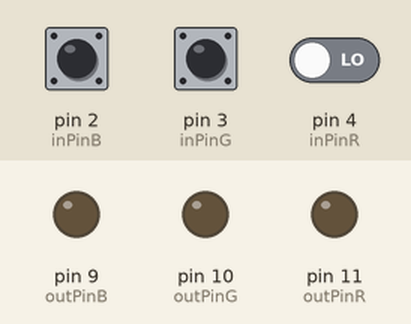
A sketch run on a simulated Arduino Uno, built with avr-gcc and run on an emulated ATmega328P. Shown: output pins drawn as LEDs (lit = HIGH). Inputs (shaded band) come from the test bench; at power-on: pin 2 (inPinB) LOW, pin 3 (inPinG) LOW, pin 4 (inPinR) LOW.

Above: at 1.2 s.
1.3 s: pin 2 (inPinB) driven HIGH
At 2.5 s:
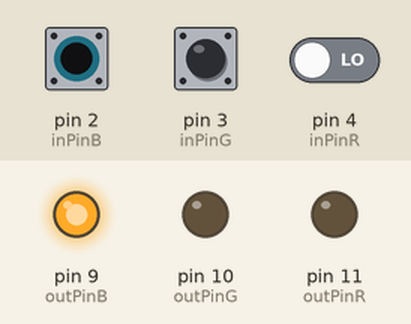
2.8 s: pin 3 (inPinG) driven HIGH
At 3.4 s:
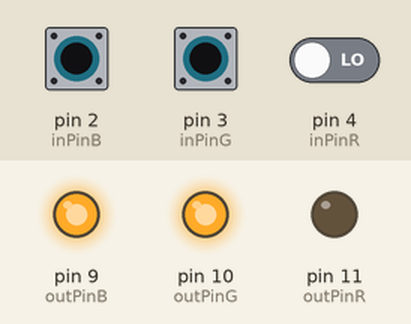
4.3 s: pin 4 (inPinR) driven HIGH
At 5.4 s:
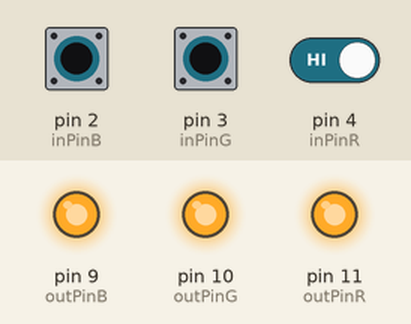
5.8 s: pin 2 (inPinB) pulsed LOW 5 times (0.12 s each, 0.3 s apart)
At 8.1 s:
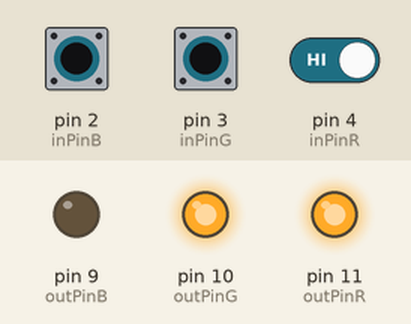
8.8 s: pin 3 (inPinG) pulsed LOW 2 times (0.12 s each, 0.3 s apart)
At 9.08 s:
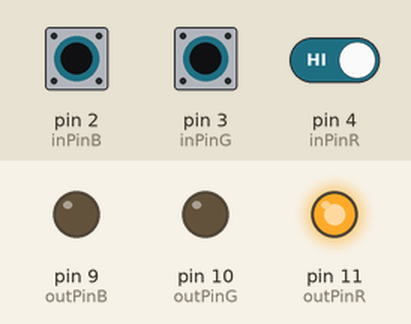
Timing chart, 0 to 11.8 s (numbered marks = the images above; inputs shaded):
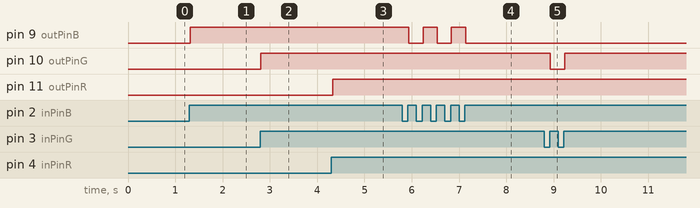

The sketch:

Project005__ColourMix_Manual.ino
```cpp
 // Topmost button | Red
const int inPinR = 4;
const int outPinR = 11;
int currentStateR = LOW;
int previousStateR = LOW;
int outStateR = LOW;

// Niddle button | Green
const int inPinG = 3;
const int outPinG = 10;
int currentStateG = LOW;
int previousStateG = LOW;
int outStateG = LOW;

// Lowest button | Blue
const int inPinB = 2;
const int outPinB = 9;
int currentStateB = LOW;
int previousStateB = LOW;
int outStateB = LOW;

void setup()
{
  pinMode(inPinR, INPUT);
  pinMode(outPinR, OUTPUT);

  pinMode(inPinG, INPUT);
  pinMode(outPinG, OUTPUT);

  pinMode(inPinB, INPUT);
  pinMode(outPinB, OUTPUT);
}

void loop()
{
  //RED
  currentStateR = digitalRead(inPinR);
  if ((currentStateR == HIGH) && (previousStateR == LOW))
  {
    if (outStateR == LOW)
        outStateR = HIGH;
    else
        outStateR = LOW;
  }
  previousStateR = currentStateR;
  digitalWrite(outPinR, outStateR);
  delay(10);


  //GREEN
  currentStateG = digitalRead(inPinG);
  if ((currentStateG == HIGH) && (previousStateG == LOW))
  {
    if (outStateG == LOW)
        outStateG = HIGH;
    else
        outStateG = LOW;
  }
  previousStateG = currentStateG;
  digitalWrite(outPinG, outStateG);
  delay(10);

  //BLUE
  currentStateB = digitalRead(inPinB);
  if ((currentStateB == HIGH) && (previousStateB == LOW))
  {
    if (outStateB == LOW)
        outStateB = HIGH;
    else
        outStateB = LOW;
  }
  previousStateB = currentStateB;
  digitalWrite(outPinB, outStateB);
  delay(10);
}
```

Measured:
- after the input at 1.3 s, pin 9 (outPinB): LOW → HIGH at once
- after the input at 2.8 s, pin 10 (outPinG): LOW → HIGH at once
- after the input at 4.3 s, pin 11 (outPinR): LOW → HIGH at once
- after the input at 5.8 s, pin 9 (outPinB): alternates HIGH for 0.30 s and LOW for 0.30 s, 5 changes in all, then stays LOW, starting after 0.14 s
- after the input at 8.8 s, pin 10 (outPinG): HIGH → LOW after 0.13 s, → HIGH 0.30 s later
